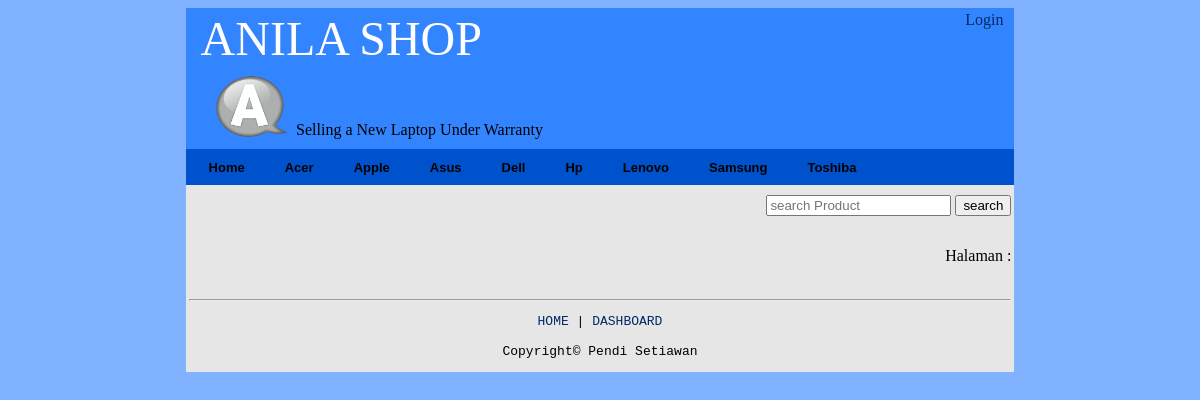
Page /aplikasi/index.php on the earlier database version.
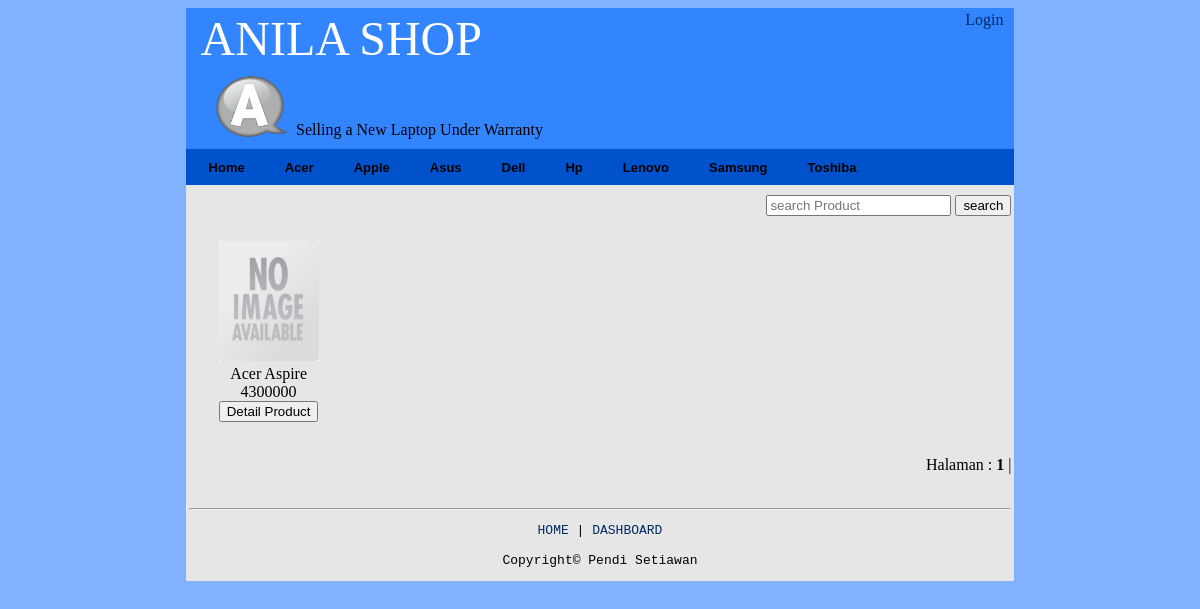
Same page on the later database version.
### tables this page shows
CREATE TABLE IF NOT EXISTS `product` (
  `id_product` char(5) NOT NULL,
  `name` varchar(20) NOT NULL,
  `type` varchar(50) NOT NULL,
  `price` double NOT NULL,
  `description` text NOT NULL,
  `stock` int(3) NOT NULL,
  `image` text NOT NULL,
  `category_id` int(1) NOT NULL,
  `status` int(1) NOT NULL,
  PRIMARY KEY (`id_product`)
);

### aplikasi/index.php (the view, shortened to what this page needs)
<?php
include "../header/header.php";
$batas   = 10;
if(isset($_GET['halaman'])) {
	$halaman = $_GET['halaman'];
} else {
	$halaman = "";
}
if(empty($halaman)){
    $posisi=0;
    $halaman=1;
}
else{
    $posisi = ($halaman-1) * $batas;
}
$sql = mysql_query("select * from product where status = 2 limit $posisi,$batas");
?>
<table width="70%" bgcolor="#E6E6E6" align="center">
	<?php while ($r=mysql_fetch_array($sql)) { ?>
	<tr class="list">
		<td><center>
		<?php if (!empty($r['image'])): ?>
			<a href="detail.php?id_product=<?php echo $r[0] ?>"><img class="gambar" src="<?php echo $r['image']; ?>" width="100px" height="120px"></a><br/>
		<?php else : ?>
			<a href="detail.php?id_product=<?php echo $r[0] ?>"><img class="gambar" src="<?php echo 'http://'.$_SERVER['HTTP_HOST'].'/new_media/aplikasi/image/no-image.jpg' ?>" width="100px" height="120px"></a><br/>
		<?php endif ?>
			<?php echo $r["name"]; ?><br/>
			<?php echo $r["price"]; ?><br/>
			<?php echo "<a href='detail.php?id_product=$r[0]'><input type=button value='Detail Product'></a>"; ?>
		</center></td>
	</tr>
	<?php } ?>
	<tr>
		<td align="right">
			<?php
				echo "<br>Halaman : ";
				$tampil2="select * from product where status = 2";
				$hasil2=mysql_query($tampil2);
				$jmldata=mysql_num_rows($hasil2);
				$jmlhalaman=ceil($jmldata/$batas);
				for($i=1;$i<=$jmlhalaman;$i++) {
					if($i>=($halaman-3) && $i <= ($halaman+3)){
						if ($i != $halaman)
						{
						    echo " <a href=$_SERVER[PHP_SELF]?halaman=$i><font color='#00F'>$i</font></a> | ";
						}
						else
						{
						    echo " <b>$i</b> | ";
						}
					}
				}
			?>
		</td>
	</tr>
	<tr>
		<td>
			<?php include "../footer/footer.php"; ?>
		</td>
	</tr>
</table>

Differences in the rows shown:
now on this page (row edited): product: name "Acer Aspire", price "4300000"
Other differences:
new list line: "1 |"
